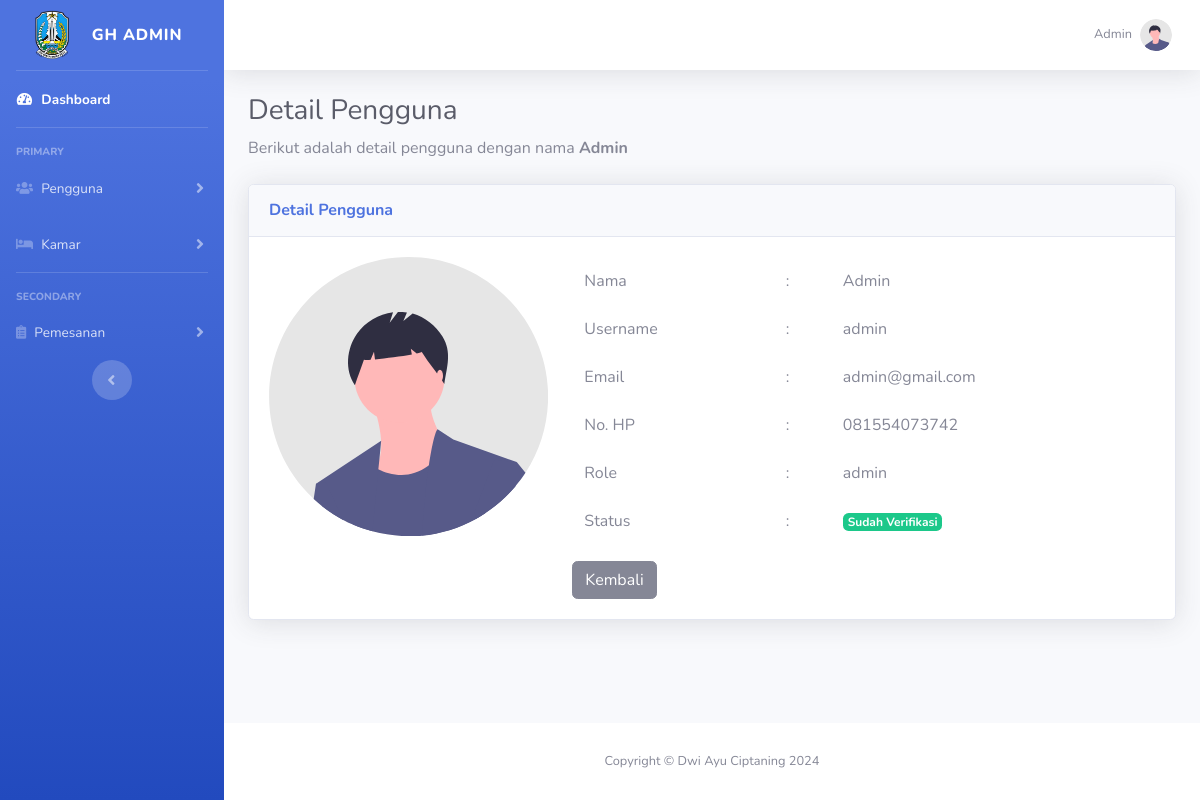
Screenshot of /detail_pengguna.php?id=7 (signed in) with the database file from the repository.
### tables this page shows
CREATE TABLE `users` (
  `id` int(11) NOT NULL,
  `username` varchar(50) DEFAULT NULL,
  `password` varchar(255) DEFAULT NULL,
  `role` varchar(20) DEFAULT 'user',
  `nama` varchar(100) DEFAULT NULL,
  `no_telp` varchar(15) DEFAULT NULL,
  `email` varchar(100) DEFAULT NULL,
  `status_verifikasi_admin` varchar(20) DEFAULT 'belum_verifikasi'
);

### detail_pengguna.php (the view, shortened to what this page needs)
<?php
    include 'functions/koneksi.php';
    if(isset($_GET['id'])){
        $id = $_GET['id'];
        $query = "SELECT * FROM users WHERE id = '$id'";
        $result = mysqli_query($conn, $query);
        $hasil = mysqli_fetch_assoc($result);
    }else{
        header("location:../pengguna.php");
    }
?>
<!DOCTYPE html>
<html lang="en">
<head>
    <link href="assets/admin/vendor/fontawesome-free/css/all.min.css" rel="stylesheet" type="text/css">
    <link href="assets/admin/css/sb-admin-2.min.css" rel="stylesheet">
    <link href="assets/admin/vendor/datatables/dataTables.bootstrap4.min.css" rel="stylesheet">
</head>
<body id="page-top">
    <div id="wrapper">
    <?php
        if($_SESSION['role'] == 'admin'){
        ?>
        <ul class="navbar-nav bg-gradient-primary sidebar sidebar-dark accordion" id="accordionSidebar">
            <a class="sidebar-brand d-flex align-items-center justify-content-center" href="index.php">
                <img src="assets/admin/img/pppbulutuban.png" alt="" width="50px">
                <div class="sidebar-brand-text mx-3">GH Admin</div>
            </a>
            <hr class="sidebar-divider my-0">
            <li class="nav-item active">
                <a class="nav-link" href="dashboard.php">
                    <i class="fas fa-fw fa-tachometer-alt"></i>
                    <span>Dashboard</span></a>
            </li>
            <hr class="sidebar-divider">
            <div class="sidebar-heading">
                Primary
            </div>
            <li class="nav-item">
                <a class="nav-link collapsed" href="#" data-toggle="collapse" data-target="#collapseTwo"
                    aria-expanded="true" aria-controls="collapseTwo">
                    <i class="fas fa-users"></i>
                    <span>Pengguna</span>
                </a>
            </li>
            <li class="nav-item">
                <a class="nav-link collapsed" href="#" data-toggle="collapse" data-target="#collapseUtilities"
                    aria-expanded="true" aria-controls="collapseUtilities">
                    <i class="fas fa-bed"></i>
                    <span>Kamar</span>
                </a>
            </li>
            <hr class="sidebar-divider">
            <div class="sidebar-heading">
                Secondary
            </div>
            <li class="nav-item">
                <a class="nav-link collapsed" href="#" data-toggle="collapse" data-target="#collapsePages"
                    aria-expanded="true" aria-controls="collapsePages">
                    <i class="fas fa-clipboard-list"></i>
                    <span>Pemesanan</span>
                </a>
            </li>
            <div class="text-center d-none d-md-inline">
                <button class="rounded-circle border-0" id="sidebarToggle"></button>
            </div>
        </ul>
        <?php
        }
        ?>
        <div id="content-wrapper" class="d-flex flex-column">
            <div id="content">
            <nav class="navbar navbar-expand navbar-light bg-white topbar mb-4 static-top shadow">
                <ul class="navbar-nav ml-auto">
                    <li class="nav-item dropdown no-arrow">
                        <a class="nav-link dropdown-toggle" href="#" id="userDropdown" role="button"
                            data-toggle="dropdown" aria-haspopup="true" aria-expanded="false">
                            <span class="mr-2 d-none d-lg-inline text-gray-600 small"><?= $_SESSION['nama'] ?? 'Guest' ?></span>
                            <img class="img-profile rounded-circle"
                                src="assets/admin/img/undraw_profile.svg">
                        </a>
                    </li>
                </ul>
            </nav>
                <div class="container-fluid">
                    <h1 class="h3 mb-2 text-gray-800">Detail Pengguna</h1>
                    <p class="mb-4">Berikut adalah detail pengguna dengan nama <strong><?= $hasil['nama'] ?></strong></p>
                    <div class="card shadow mb-4">
                        <div class="card-header py-3">
                            <h6 class="m-0 font-weight-bold text-primary">Detail Pengguna</h6>
                        </div>
                        <div class="card-body">
                            <div class="row">
                                <div class="col-4">
                                    <img src="assets/admin/img/undraw_profile.svg" alt="" width="100%">
                                </div>
                                <div class="col-8">
                                    <table class="table table-borderless">
                                        <tr>
                                            <td>Nama</td>
                                            <td>:</td>
                                            <td><?= $hasil['nama'] ?></td>
                                        </tr>
                                        <tr>
                                            <td>Username</td>
                                            <td>:</td>
                                            <td><?= $hasil['username'] ?></td>
                                        </tr>
                                        <tr>
                                            <td>Email</td>
                                            <td>:</td>
                                            <td><?= $hasil['email'] ?></td>
                                        </tr>
                                        <tr>
                                            <td>No. HP</td>
                                            <td>:</td>
                                            <td><?= $hasil['no_telp'] ?></td>
                                        </tr>
                                        <tr>
                                            <td>Role</td>
                                            <td>:</td>
                                            <td><?= $hasil['role'] ?></td>
                                        </tr>
                                        <tr>
                                            <td>Status</td>
                                            <td>:</td>
                                            <td>
                                                <?php if($hasil['status_verifikasi_admin'] == 'sudah_verifikasi'){ ?>
                                                    <span class="badge badge-success">Sudah Verifikasi</span>
                                                <?php }else{ ?>
                                                    <span class="badge badge-danger">Belum Verifikasi</span>
                                                <?php } ?>
                                        </tr>
                                    </table>
                                    <a href="pengguna.php" class="btn btn-secondary">Kembali</a>
                                </div>
                            </div>
                        </div>
                    </div>
                </div>
            </div>
            <footer class="sticky-footer bg-white">
                <div class="container my-auto">
                    <div class="copyright text-center my-auto">
                        <span>Copyright &copy; Dwi Ayu Ciptaning 2024</span>
                    </div>
                </div>
            </footer>
        </div>
    </div>
</body>
</html>

### rows the page displays
users: nama "Admin", username "admin", email "admin@gmail.com", no_telp "081554073742", role "admin"

### other values shown
$_SESSION['nama'] "Admin"
